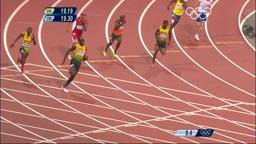
#> input picture api/test_images/200m.jpg, 256 x 144 px
$ python -i metrics.py   (imports and definitions only)
#> lines starting #> are read from the running program, lines starting #| are printed output that depends on the picture

'''
Utilities to calculate useful metrics

Author: Mark Desnoyer (desnoyer@neon-lab.com)
Copyright Neon Labs 2014

'''

import os
import os.path
import sys
__base_path__ = os.path.abspath(os.path.join(os.path.dirname(__file__), '..'))
if sys.path[0] != __base_path__:
    sys.path.insert(0, __base_path__)

import dateutil.parser
import math
import numpy as np
import pandas
import scipy.stats

# [130 lines left out: functions calc_lift_at_first_significant_hour, calc_extra_conversions, not called in this run]

def calc_aggregate_click_based_stats_from_dataframe(data):
    '''Calculate click based stats using a dataframe.
    Inputs:
    data - Data frame with columns of extra_conversions, tot_impr, tot_conv
           and is_base
    Returns:
    pandas series of stats we generate
    '''
    data = data.fillna(0)
    data['xtra_conv_with_clamp'] = np.maximum(data['extra_conversions'],
                                              data['xtra_conv_at_sig'])
    all_data = data[(data['extra_conversions'] != 0) | data['is_base']]

    index_names = all_data.index.names

    # Get the data from videos where there was a statistically
    # significant lift
    sig_data = all_data.copy()
    sig_data = sig_data.reset_index().groupby(index_names).filter(
        lambda x: np.any(x['p_value']>0.95))

    base_winners = sig_data.groupby(index_names).filter(
        lambda x: np.all(x[x['type']=='neon']['lift'] < 0)).set_index(
            index_names)

    nwins = sig_data[(sig_data['extra_conversions'] > 0) &
                     (sig_data['p_value'] > 0.95)].set_index(index_names)

    ranks = set(all_data.ix[all_data['type'] == 'neon']['rank'])
    total_neon_winners = dict([(('total_neon_winners', i), count_unique_index(
        nwins[nwins['rank'] <= i])) for i in ranks])

    meta_analysis = dict([('random_effects_%i' % i, calc_meta_analysis_from_dataframe(
        all_data[all_data['rank'] == i])) for i in ranks])
    meta_analysis = pandas.concat([calc_meta_analysis_from_dataframe(
        all_data[all_data['rank'] == i]) for i in ranks],
        keys=['random_effects_%i' % i for i in ranks], axis=1)

    lots_of_clicks = all_data.reset_index().groupby(
        all_data.index.names).filter(
        lambda x: np.sum(x['tot_conv']) > 100).set_index(all_data.index.names)

    cap_runaways = all_data.copy()
    cap_runaways['extra_conversions'] = cap_runaways['extra_conversions'].clip(-50)
    #no_runaways = cap_runaways.groupby(level=1).filter(
    #    lambda x: np.sum(x['extra_conversions']) > -50 or
    #    np.sum(x['conv']) < 50)

    sig_data = sig_data.set_index(data.index.names)
    agg_stats = {
        ('significant_video_count', None): count_unique_index(sig_data),
        ('total_video_count', None) : count_unique_index(all_data, 'video_id'),
        ('base_winners', None) : count_unique_index(base_winners, 'video_id'),
         ('all_lift', None) : calc_lift_from_dataframe(all_data),
         ('significant lift', None): calc_lift_from_dataframe(sig_data),
         ('lots_clicks_lift', None) : calc_lift_from_dataframe(lots_of_clicks),
         ('shutdown_bad_thumbs', None) : calc_lift_from_dataframe(
             all_data, 'xtra_conv_with_clamp'),
         ('cap_runaways', None) : calc_lift_from_dataframe(cap_runaways)}
    agg_stats.update(total_neon_winners)
    agg_stats = pandas.concat([pandas.DataFrame(agg_stats), meta_analysis],
                               axis=1)


    index=None
    #if len(data.index.names) == 1:
    #    index = [0]

    return agg_stats

# [272 lines left out: functions count_unique_index, calc_lift_from_dataframe, calc_meta_analysis_from_dataframe, calc_thumb_stats, calc_aggregate_ab_metrics, calc_aggregate_click_based_metrics, not called in this run]

>>> import cv2
>>> picture = cv2.imread('../api/test_images/200m.jpg', cv2.IMREAD_GRAYSCALE)
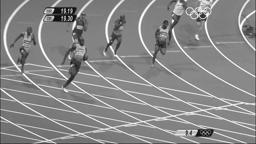
#> picture: shape (144, 256); min 0, max 255, mean 135.6
#> (the run stopped early here; a loop or call above may not have finished)

$ run again, on api/test_images/soccer.jpg
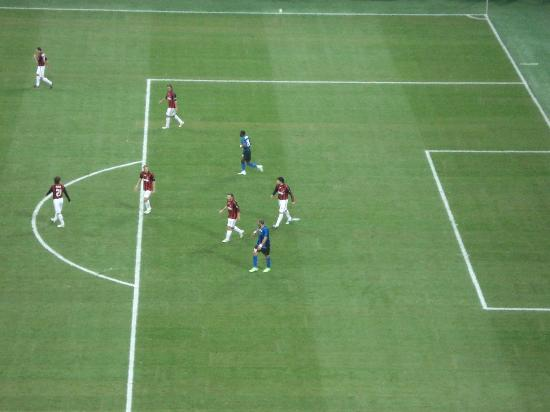
#> input picture api/test_images/soccer.jpg, 550 x 412 px
#> `picture = cv2.imread('../api/test_images/200m.jpg', cv2.IMREAD_GRAYSCA..`:
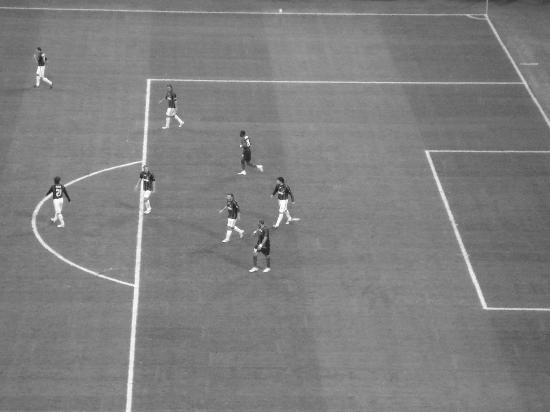
#> picture: shape (412, 550); min 24, max 255, mean 127.3
